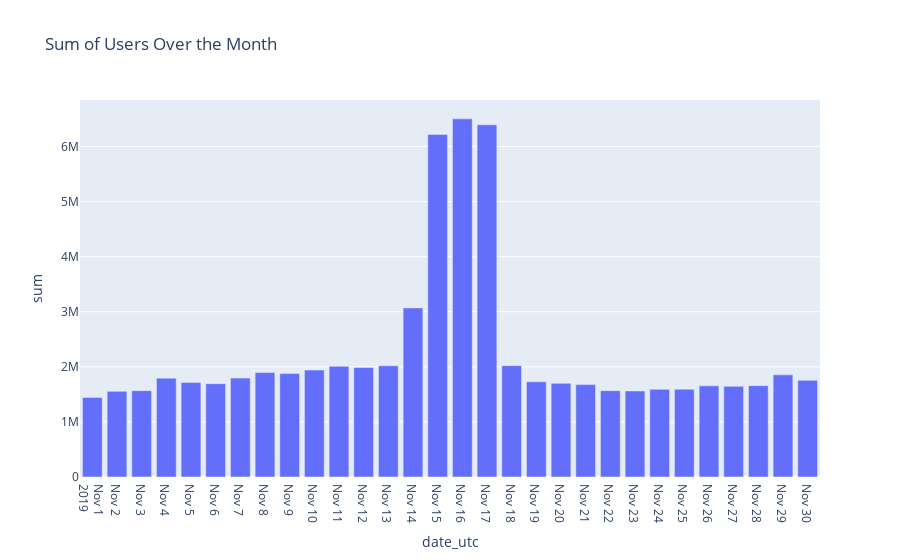
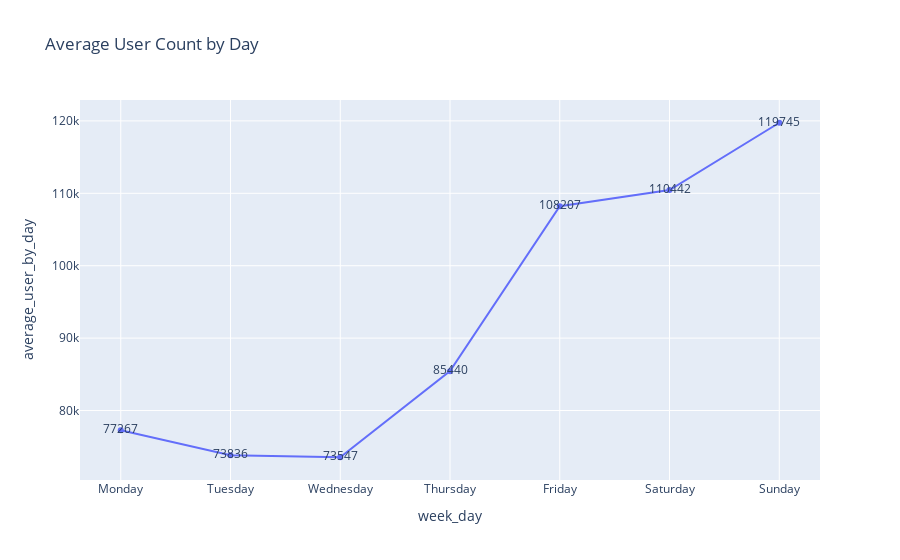
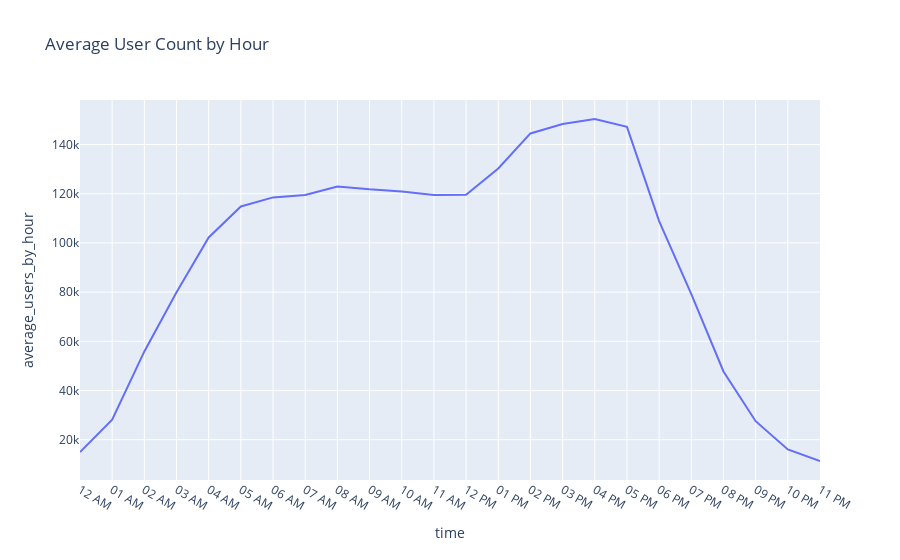

Notebook source saved alongside these figures, in order:
### Code cell
month_activity = activity.groupby('date_utc')['count'].agg(['sum']).reset_index()
fig = px.bar(month_activity, x='date_utc', y='sum', title="Sum of Users Over the Month")
fig.update_xaxes(tickmode='linear')
fig.show()

week_activity = activity.groupby(['week_day', 'day'])['count'].agg(['mean']).round().astype('uint32').rename(columns={'mean':'average_user_by_day'}).sort_values(by='day').reset_index()
fig1 = px.line(week_activity, x='week_day', y='average_user_by_day', text='average_user_by_day', title="Average User Count by Day")
fig1.update_xaxes(type='category')
fig1.show()

time_activity = activity.groupby(['hour', 'time'])['count'].agg(['mean']).round().astype('uint32').rename(columns={'mean':'average_users_by_hour'}).reset_index()
fig2 = px.line(time_activity, x='time', y='average_users_by_hour', title="Average User Count by Hour")
fig2.update_xaxes(tickmode='linear', type='category')
fig2.show()

### Figure 1 — Plotly figure (JSON) as saved in the notebook; plotly's stock layout.template omitted (floating-point values rounded to 4 significant figures)
{"data": [{"alignmentgroup": "True", "hovertemplate": "date_utc=%{x}<br>sum=%{y}<extra></extra>", "legendgroup": "", "marker": {"color": "#636efa", "pattern": {"shape": ""}}, "name": "", "offsetgroup": "", "orientation": "v", "showlegend": false, "textposition": "auto", "type": "bar", "x": ["2019-11-01T00:00:00", "2019-11-02T00:00:00", "2019-11-03T00:00:00", "2019-11-04T00:00:00", "2019-11-05T00:00:00", "2019-11-06T00:00:00", "2019-11-07T00:00:00", "2019-11-08T00:00:00", "2019-11-09T00:00:00", "2019-11-10T00:00:00", "2019-11-11T00:00:00", "2019-11-12T00:00:00", "2019-11-13T00:00:00", "2019-11-14T00:00:00", "2019-11-15T00:00:00", "2019-11-16T00:00:00", "2019-11-17T00:00:00", "2019-11-18T00:00:00", "2019-11-19T00:00:00", "2019-11-20T00:00:00", "2019-11-21T00:00:00", "2019-11-22T00:00:00", "2019-11-23T00:00:00", "2019-11-24T00:00:00", "2019-11-25T00:00:00", "2019-11-26T00:00:00", "2019-11-27T00:00:00", "2019-11-28T00:00:00", "2019-11-29T00:00:00", "2019-11-30T00:00:00"], "xaxis": "x", "y": [1445360, 1555538, 1567774, 1793128, 1717244, 1694821, 1796833, 1896402, 1877906, 1940575, 2009390, 1987569, 2019165, 3069726, 6220416, 6502957, 6395377, 2021512, 1728541, 1700086, 1677336, 1568243, 1561716, 1591765, 1593582, 1654879, 1646456, 1658378, 1854426, 1754878], "yaxis": "y"}], "layout": {"barmode": "relative", "legend": {"tracegroupgap": 0}, "title": {"text": "Sum of Users Over the Month"}, "xaxis": {"anchor": "y", "domain": [0, 1], "tickmode": "linear", "title": {"text": "date_utc"}}, "yaxis": {"anchor": "x", "domain": [0, 1], "title": {"text": "sum"}}}}

### Figure 2 — Plotly figure (JSON) as saved in the notebook; plotly's stock layout.template omitted (floating-point values rounded to 4 significant figures)
{"data": [{"hovertemplate": "week_day=%{x}<br>average_user_by_day=%{text}<extra></extra>", "legendgroup": "", "line": {"color": "#636efa", "dash": "solid"}, "marker": {"symbol": "circle"}, "mode": "lines+text+markers", "name": "", "orientation": "v", "showlegend": false, "text": [77267, 73836, 73547, 85440, 108207, 110442, 119745], "type": "scatter", "x": ["Monday", "Tuesday", "Wednesday", "Thursday", "Friday", "Saturday", "Sunday"], "xaxis": "x", "y": [77267, 73836, 73547, 85440, 108207, 110442, 119745], "yaxis": "y"}], "layout": {"legend": {"tracegroupgap": 0}, "title": {"text": "Average User Count by Day"}, "xaxis": {"anchor": "y", "domain": [0, 1], "title": {"text": "week_day"}, "type": "category"}, "yaxis": {"anchor": "x", "domain": [0, 1], "title": {"text": "average_user_by_day"}}}}

### Figure 3 — Plotly figure (JSON) as saved in the notebook; plotly's stock layout.template omitted (floating-point values rounded to 4 significant figures)
{"data": [{"hovertemplate": "time=%{x}<br>average_users_by_hour=%{y}<extra></extra>", "legendgroup": "", "line": {"color": "#636efa", "dash": "solid"}, "marker": {"symbol": "circle"}, "mode": "lines", "name": "", "orientation": "v", "showlegend": false, "type": "scatter", "x": ["12 AM", "01 AM", "02 AM", "03 AM", "04 AM", "05 AM", "06 AM", "07 AM", "08 AM", "09 AM", "10 AM", "11 AM", "12 PM", "01 PM", "02 PM", "03 PM", "04 PM", "05 PM", "06 PM", "07 PM", "08 PM", "09 PM", "10 PM", "11 PM"], "xaxis": "x", "y": [14958, 28113, 55875, 79976, 102230, 114808, 118497, 119491, 122967, 121792, 120926, 119429, 119610, 130278, 144504, 148370, 150369, 147194, 108893, 79190, 47720, 27517, 16020, 11338], "yaxis": "y"}], "layout": {"legend": {"tracegroupgap": 0}, "title": {"text": "Average User Count by Hour"}, "xaxis": {"anchor": "y", "domain": [0, 1], "tickmode": "linear", "title": {"text": "time"}, "type": "category"}, "yaxis": {"anchor": "x", "domain": [0, 1], "title": {"text": "average_users_by_hour"}}}}
